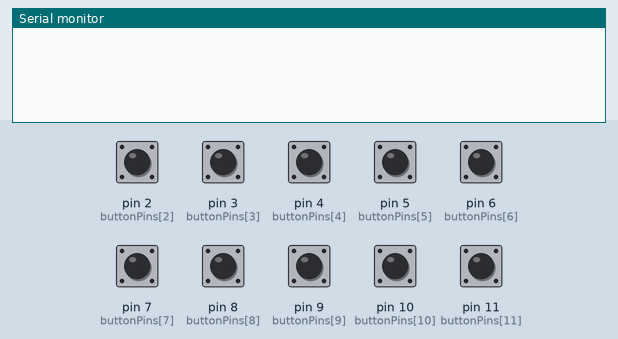
Simulated run of this sketch. Board: Arduino Uno, built with avr-gcc and run on an emulated ATmega328P. Shown: the last lines printed to the serial monitor. Inputs (shaded band) come from the test bench; at power-on: pin 2 (buttonPins[2]), pin 3 (buttonPins[3]), pin 4 (buttonPins[4]), pin 5 (buttonPins[5]), pin 6 (buttonPins[6]), pin 7 (buttonPins[7]), pin 8 (buttonPins[8]), pin 9 (buttonPins[9]), pin 10 (buttonPins[10]), pin 11 (buttonPins[11]) HIGH.

Above: at 1.2 s.
1.3 s: pin 2 (buttonPins[2]) pulled LOW for 0.15 s
At 2.2 s:
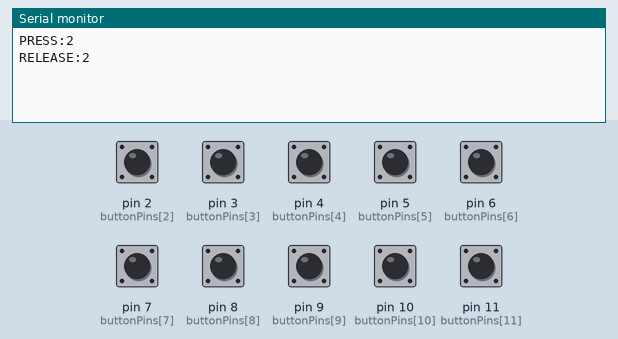
2.9 s: pin 3 (buttonPins[3]) pulled LOW for 0.15 s
At 3.03 s:
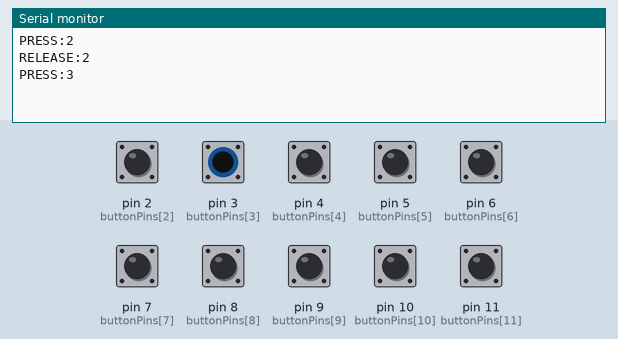
4.5 s: pin 4 (buttonPins[4]) pulled LOW for 0.15 s
At 5.8 s:
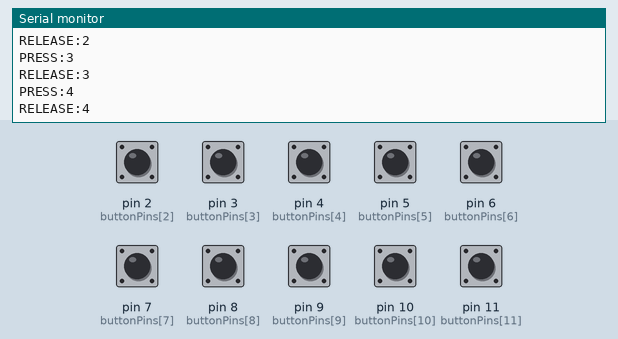
6.1 s: pin 5 (buttonPins[5]) pulled LOW for 0.15 s
At 7.2 s:
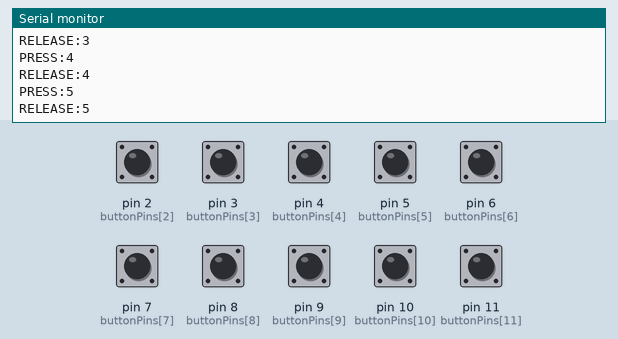
7.7 s: pin 6 (buttonPins[6]) pulled LOW for 0.15 s
At 8.3 s:
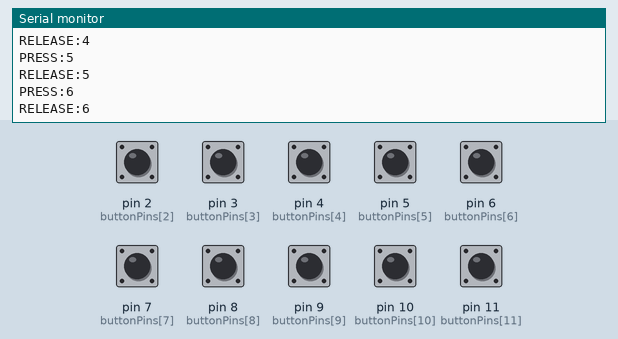
9.3 s: pin 7 (buttonPins[7]) pulled LOW for 0.15 s
At 10.8 s:
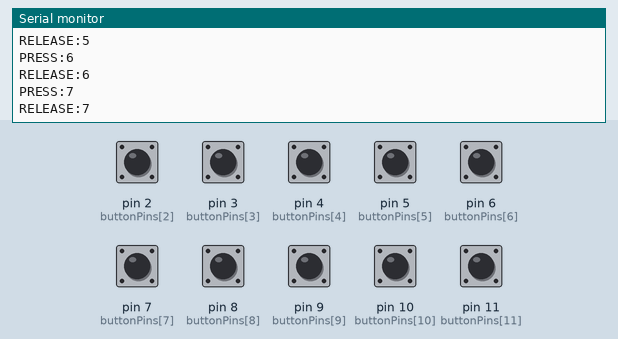

Measured:
- after the input at 1.3 s, the serial monitor: prints a new line at once (image 1)
- after the input at 2.9 s, the serial monitor: prints a new line at once (image 2)
- after the input at 4.5 s, the serial monitor: prints a new line at once (image 3)
- after the input at 6.1 s, the serial monitor: prints a new line at once (image 4)
- after the input at 7.7 s, the serial monitor: prints a new line at once (image 5)
- after the input at 9.3 s, the serial monitor: prints a new line at once (image 6)

The sketch:

sg2000_usb_encoder.ino
```cpp
// Draft SG2000X Arcade Encoder Sketch
const int NUM_BUTTONS = 12;
const int buttonPins[NUM_BUTTONS] = {0, 1, 2, 3, 4, 5, 6, 7, 8, 9, 10, 11};
int lastButtonState[NUM_BUTTONS];

void setup() {
  Serial.begin(115200);

  // Set all arcade switch pins to use internal pull-up resistors
  for (int i = 0; i < NUM_BUTTONS; i++) {
    pinMode(buttonPins[i], INPUT_PULLUP);
    lastButtonState[i] = HIGH;
  }
}

void loop() {
  for (int i = 0; i < NUM_BUTTONS; i++) {
    int reading = digitalRead(buttonPins[i]);

    // If the switch state changed, send an update to the Raspberry Pi
    if (reading != lastButtonState[i]) {
      if (reading == LOW) {
        Serial.print("PRESS:");
        Serial.println(i);
      } else {
        Serial.print("RELEASE:");
        Serial.println(i);
      }
      lastButtonState[i] = reading;
    }
  }
  delay(5); // Simple 5ms debounce delay
}
```
